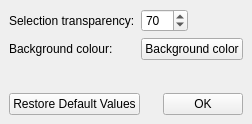
<?xml version="1.0" encoding="UTF-8"?>
<ui version="4.0">
 <class>PropertiesDlg</class>
 <widget class="QDockWidget" name="PropertiesDlg">
  <property name="geometry">
   <rect>
    <x>0</x>
    <y>0</y>
    <width>230</width>
    <height>124</height>
   </rect>
  </property>
  <property name="allowedAreas">
   <set>Qt::LeftDockWidgetArea|Qt::RightDockWidgetArea</set>
  </property>
  <property name="windowTitle">
   <string>Properties</string>
  </property>
  <widget class="QWidget" name="dockWidgetContents">
   <layout class="QVBoxLayout" name="verticalLayout">
    <item>
     <layout class="QFormLayout" name="formLayout">
      <property name="fieldGrowthPolicy">
       <enum>QFormLayout::AllNonFixedFieldsGrow</enum>
      </property>
      <item row="0" column="0">
       <widget class="QLabel" name="label">
        <property name="text">
         <string>Selection transparency:</string>
        </property>
       </widget>
      </item>
      <item row="0" column="1">
       <layout class="QHBoxLayout" name="horizontalLayout">
        <item>
         <widget class="QSpinBox" name="spinSelectionTransparency">
          <property name="maximum">
           <number>100</number>
          </property>
          <property name="value">
           <number>70</number>
          </property>
         </widget>
        </item>
        <item>
         <spacer name="horizontalSpacer">
          <property name="orientation">
           <enum>Qt::Horizontal</enum>
          </property>
          <property name="sizeHint" stdset="0">
           <size>
            <width>40</width>
            <height>20</height>
           </size>
          </property>
         </spacer>
        </item>
       </layout>
      </item>
      <item row="1" column="0">
       <widget class="QLabel" name="label_2">
        <property name="text">
         <string>Background colour:</string>
        </property>
       </widget>
      </item>
      <item row="1" column="1">
       <widget class="QtColorPicker" name="btnBackgroundColor">
        <property name="text">
         <string>Background color</string>
        </property>
       </widget>
      </item>
     </layout>
    </item>
    <item>
     <layout class="QHBoxLayout" name="horizontalLayout_2">
      <item>
       <widget class="QPushButton" name="btnDefaultValues">
        <property name="text">
         <string>Restore Default Values</string>
        </property>
       </widget>
      </item>
      <item>
       <spacer name="horizontalSpacer_2">
        <property name="orientation">
         <enum>Qt::Horizontal</enum>
        </property>
        <property name="sizeHint" stdset="0">
         <size>
          <width>40</width>
          <height>20</height>
         </size>
        </property>
       </spacer>
      </item>
      <item>
       <widget class="QPushButton" name="btnOK">
        <property name="text">
         <string>OK</string>
        </property>
       </widget>
      </item>
     </layout>
    </item>
   </layout>
  </widget>
 </widget>
 <customwidgets>
  <customwidget>
   <class>QtColorPicker</class>
   <extends>QPushButton</extends>
   <header>QtColorPicker.hpp</header>
  </customwidget>
 </customwidgets>
 <resources/>
 <connections/>
</ui>
